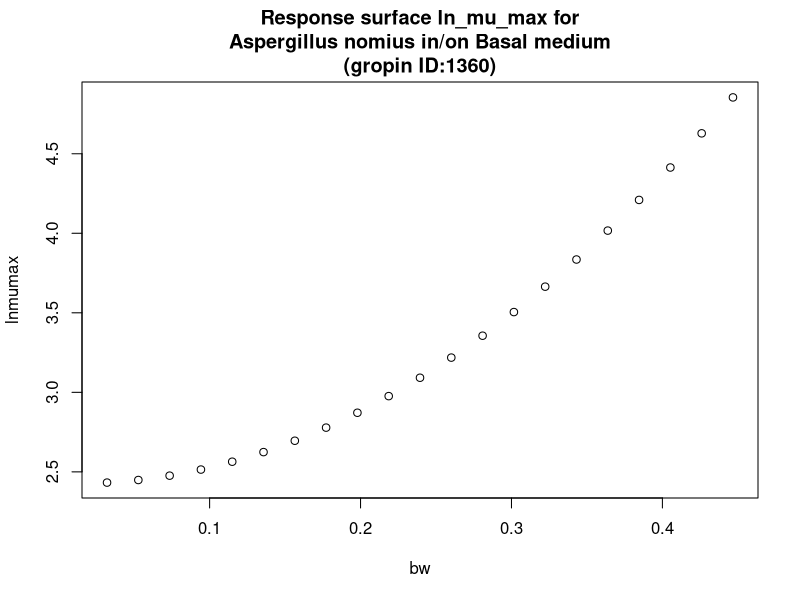

This chart was generated by the following R code:
#############################
# start of Parameter script
#############################
bw <- seq(0.032032,0.446753246753247,length.out=21)
#############################
# end of Parameter script
#############################
############################# 
# start of Model script Gropin ID 1360 
#############################
 
# constant coefficients for this model
 
variables <- data.frame(bw)
argumentsPar <- unique.data.frame(expand.grid(variables))
 
# heart of the model
response_surface <- function(bw) {
   mumax <-(2.429-0.303*bw+12.83*bw^2)

	return(mumax=mumax)
} 

# output parameters
responseSurface <- cbind(argumentsPar,response_surface(argumentsPar['bw']))
colnames(responseSurface) <- c(colnames(argumentsPar),'lnmumax')
#############################
# End of Model script
#############################
############################# 
# start of Visualisation script Gropin ID 1360 
#############################
titleText <-'Response surface ln_mu_max for
Aspergillus nomius in/on Basal medium
(gropin ID:1360)'
plot(bw,responseSurface$'lnmumax',xlab='bw',
                          ylab='lnmumax',main=titleText)
#############################
# End of Visualisation script
#############################
